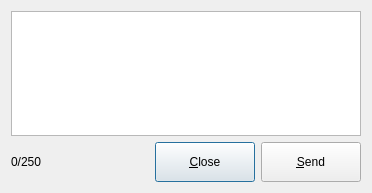
<?xml version="1.0" encoding="UTF-8"?>
<ui version="4.0">
 <class>Feedback</class>
 <widget class="QDialog" name="Feedback">
  <property name="geometry">
   <rect>
    <x>0</x>
    <y>0</y>
    <width>368</width>
    <height>193</height>
   </rect>
  </property>
  <property name="maximumSize">
   <size>
    <width>500</width>
    <height>300</height>
   </size>
  </property>
  <property name="windowTitle">
   <string>Dialog</string>
  </property>
  <layout class="QVBoxLayout" name="verticalLayout">
   <item>
    <widget class="QTextEdit" name="textEdit">
     <property name="minimumSize">
      <size>
       <width>350</width>
       <height>100</height>
      </size>
     </property>
     <property name="maximumSize">
      <size>
       <width>1000</width>
       <height>1000</height>
      </size>
     </property>
    </widget>
   </item>
   <item>
    <layout class="QHBoxLayout" name="horizontalLayout">
     <item>
      <widget class="QLabel" name="lblInfo">
       <property name="text">
        <string>0/250</string>
       </property>
      </widget>
     </item>
     <item>
      <spacer name="horizontalSpacer">
       <property name="orientation">
        <enum>Qt::Horizontal</enum>
       </property>
       <property name="sizeHint" stdset="0">
        <size>
         <width>40</width>
         <height>20</height>
        </size>
       </property>
      </spacer>
     </item>
     <item>
      <widget class="QPushButton" name="btnClose">
       <property name="minimumSize">
        <size>
         <width>100</width>
         <height>40</height>
        </size>
       </property>
       <property name="maximumSize">
        <size>
         <width>16777215</width>
         <height>40</height>
        </size>
       </property>
       <property name="text">
        <string>&amp;Close</string>
       </property>
      </widget>
     </item>
     <item>
      <widget class="QPushButton" name="btnSend">
       <property name="minimumSize">
        <size>
         <width>100</width>
         <height>40</height>
        </size>
       </property>
       <property name="maximumSize">
        <size>
         <width>16777215</width>
         <height>40</height>
        </size>
       </property>
       <property name="text">
        <string>&amp;Send</string>
       </property>
      </widget>
     </item>
    </layout>
   </item>
  </layout>
 </widget>
 <resources/>
 <connections>
  <connection>
   <sender>btnClose</sender>
   <signal>clicked()</signal>
   <receiver>Feedback</receiver>
   <slot>reject()</slot>
   <hints>
    <hint type="sourcelabel">
     <x>195</x>
     <y>246</y>
    </hint>
    <hint type="destinationlabel">
     <x>97</x>
     <y>198</y>
    </hint>
   </hints>
  </connection>
 </connections>
</ui>
